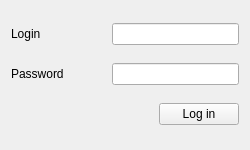
<?xml version="1.0" encoding="UTF-8"?>
<ui version="4.0">
 <class>Login</class>
 <widget class="QWidget" name="Login">
  <property name="geometry">
   <rect>
    <x>0</x>
    <y>0</y>
    <width>250</width>
    <height>150</height>
   </rect>
  </property>
  <property name="sizePolicy">
   <sizepolicy hsizetype="Fixed" vsizetype="Fixed">
    <horstretch>0</horstretch>
    <verstretch>0</verstretch>
   </sizepolicy>
  </property>
  <property name="minimumSize">
   <size>
    <width>250</width>
    <height>150</height>
   </size>
  </property>
  <property name="maximumSize">
   <size>
    <width>250</width>
    <height>150</height>
   </size>
  </property>
  <property name="windowTitle">
   <string>Login</string>
  </property>
  <layout class="QGridLayout" name="gridLayout">
   <item row="0" column="0">
    <widget class="QLabel" name="login_label">
     <property name="text">
      <string>Login</string>
     </property>
    </widget>
   </item>
   <item row="3" column="0">
    <spacer name="spacer1">
     <property name="orientation">
      <enum>Qt::Horizontal</enum>
     </property>
     <property name="sizeHint" stdset="0">
      <size>
       <width>40</width>
       <height>20</height>
      </size>
     </property>
    </spacer>
   </item>
   <item row="1" column="0">
    <widget class="QLabel" name="password_label">
     <property name="text">
      <string>Password</string>
     </property>
    </widget>
   </item>
   <item row="3" column="1">
    <spacer name="spacer2">
     <property name="orientation">
      <enum>Qt::Horizontal</enum>
     </property>
     <property name="sizeHint" stdset="0">
      <size>
       <width>40</width>
       <height>20</height>
      </size>
     </property>
    </spacer>
   </item>
   <item row="1" column="2" colspan="2">
    <widget class="QLineEdit" name="password">
     <property name="inputMask">
      <string notr="true"/>
     </property>
     <property name="echoMode">
      <enum>QLineEdit::Password</enum>
     </property>
    </widget>
   </item>
   <item row="3" column="3">
    <widget class="QPushButton" name="login_button">
     <property name="text">
      <string>Log in</string>
     </property>
    </widget>
   </item>
   <item row="0" column="2" colspan="2">
    <widget class="QLineEdit" name="login">
     <property name="inputMask">
      <string>Nnnnnnnnnnnnnnnnnnnnnnnnnnnnnnnn</string>
     </property>
    </widget>
   </item>
   <item row="3" column="2">
    <spacer name="spacer3">
     <property name="orientation">
      <enum>Qt::Horizontal</enum>
     </property>
     <property name="sizeHint" stdset="0">
      <size>
       <width>40</width>
       <height>20</height>
      </size>
     </property>
    </spacer>
   </item>
  </layout>
 </widget>
 <resources/>
 <connections/>
</ui>
